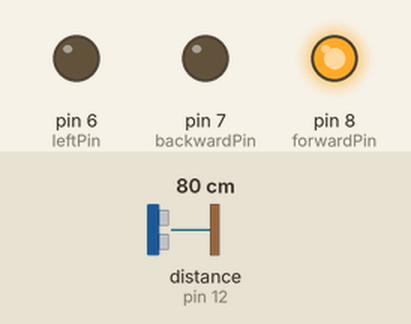
Bench run of a sketch on a simulated Arduino Uno, built with avr-gcc and run on an emulated ATmega328P. Parts: output pins drawn as LEDs (lit = HIGH). Wiring (inferred from the names in the program): ultrasonic range finder: trigger pin 13; echo pin 12. The test bench sets the inputs (shaded band); at power-on: distance to the obstacle (sensor on pin 12) 80 cm. The echo pulse lasts 58.3 µs per cm; pins used as bus, display or sensor lines are not drawn.

Above: at 1.2 s.
1.3 s: distance to the obstacle (sensor on pin 12) set to 23 cm
2.8 s: distance to the obstacle (sensor on pin 12) set to 19 cm
At 3.4 s:
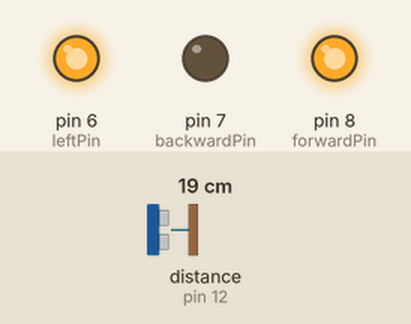
Timing chart, 0 to 5.8 s (numbered marks = the images above; inputs shaded):
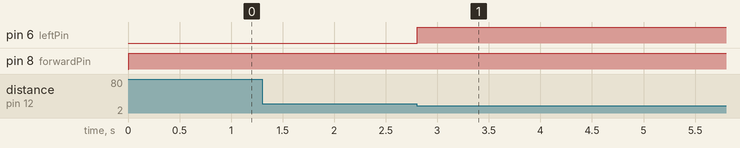

The sketch:

RCcarFinal.ino
```cpp
// Pin Assignments

const int trigPin = 13;
const int echoPin = 12;
// const int rightPin = 5;
const int leftPin = 6;
const int backwardPin = 7;
const int forwardPin = 8;


const int stopDistance = 20; // anything less than this and the car either turns left or stops
int mode = 0;

void setup() {
  // Setting input and output pins
  Serial.begin(9600);
  pinMode(trigPin, OUTPUT);
  pinMode(echoPin, INPUT);
  // pinMode(rightPin, OUTPUT);
  pinMode(leftPin, OUTPUT);
  pinMode(backwardPin, OUTPUT);
  pinMode(forwardPin, OUTPUT);
}

void loop() {
  // Ultasonic sensor Logic
  long duration, distance;
  digitalWrite(trigPin, LOW);   //testing distance by toggling the trigger pin and using the echo pin to find how long it took for the signal to bounce back
  delayMicroseconds(2);
  digitalWrite(trigPin, HIGH);
  delayMicroseconds(5);
  digitalWrite(trigPin, LOW);
  duration = pulseIn(echoPin, HIGH);
  distance = (duration/2) / 29.1; // convert to cm
  if (distance < stopDistance) {    //Obstacle Avoidance Protocal
    mode = 2;   // Car stops

    mode = 3;   // Reverses to ensure it has room to turn around

    mode = 1;   // Turns around by going left
  }
  switch(mode) {
    case 0:   // Moves the RC Car Foward
      digitalWrite(backwardPin, LOW);
      digitalWrite(forwardPin, HIGH);
      //digitalWrite(rightPin, LOW);
      digitalWrite(leftPin, LOW);
      break;
    case 1:   // Turns the RC car to the left
      digitalWrite(backwardPin, LOW);
      digitalWrite(forwardPin, HIGH);
      //digitalWrite(rightPin, LOW);
      digitalWrite(leftPin, HIGH);
      delay(1000);
      break;
    case 2:   //Stops RC Car
      digitalWrite(backwardPin, LOW);
      digitalWrite(forwardPin, LOW);
      //digitalWrite(rightPin, LOW);
      digitalWrite(leftPin, LOW);
      delay(500);
      break;
    case 3:   // Reverses RC Car
      digitalWrite(backwardPin, HIGH);
      digitalWrite(forwardPin, LOW);
      //digitalWrite(rightPin, LOW);
      digitalWrite(leftPin, LOW);
      delay(200);
      break;
    default:
      break;
  }
}
```

Measured:
- the behaviour switches between 21 and 20 cm on distance to the obstacle (sensor on pin 12) (found by bisection; images 0 and 1)
- after the input at 1.3 s, every drawn part: stays the same
- after the input at 2.8 s, pin 6 (leftPin): LOW → HIGH at once
